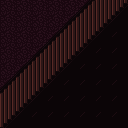

This is a level from a 2D game, rendered from its Tiled map with the project's own tilesets. A one-line summary and the complete map file follow:
An orthogonal 8x8 tile map with 16x16 px tiles, 1 tile layer (Tiles).

<map version="1.5" tiledversion="1.7.2" orientation="orthogonal" renderorder="right-down" width="8" height="8" tilewidth="16" tileheight="16" infinite="0" nextlayerid="2" nextobjectid="1">
 <tileset firstgid="1" source="tileset.tsx" />
 <layer id="1" name="Tiles" width="8" height="8">
  <data encoding="csv">
2,2,2,2,4,1,3,5,
2,2,2,4,1,3,5,6,
2,2,4,1,3,5,6,6,
2,4,1,3,5,6,6,6,
4,1,3,5,6,6,6,6,
1,3,5,6,6,6,6,6,
3,5,6,6,6,6,6,6,
5,6,6,6,6,6,6,6
</data>
 </layer>
</map>